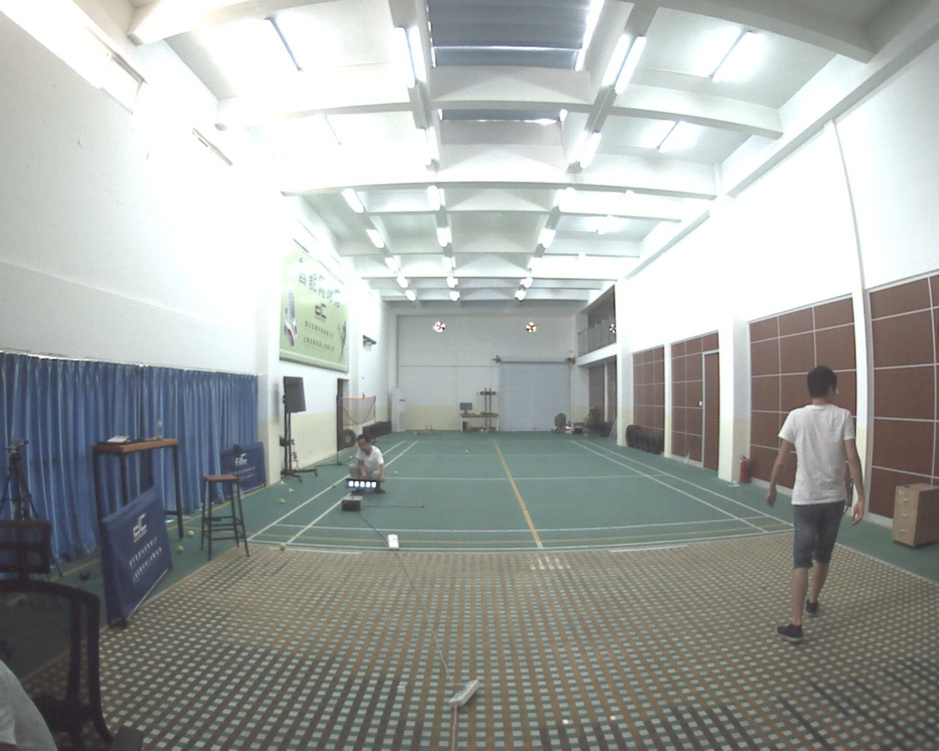
//> input picture opencv_test/000016.jpg, 939 x 751 px, shrunk from 1280 x 1024 before the run
$ ./canny ../000016.jpg   (built with g++ and OpenCV 4)
//> lines starting //> are read from the running program, lines starting //| are printed output that depends on the picture; after the words box and inside, x2 and y2 are one past the last pixel; in counts of white or black regions, pixels touching at a corner belong together
#include <opencv2/opencv.hpp>
int main(int arvc, char* argv[])
{
	std::vector<std::string> files;
	cv::glob(argv[1], files);
	for(int i=0;i<files.size();i++)
	{
		cv::Mat img = cv::imread(files[i]);
//> img is the input picture: 751 rows x 939 cols, CV_8UC3; mean B, G, R 163.1, 166, 162.1
		cv::Mat blur_img, gray;
		cv::cvtColor(img, gray, CV_BGR2GRAY);
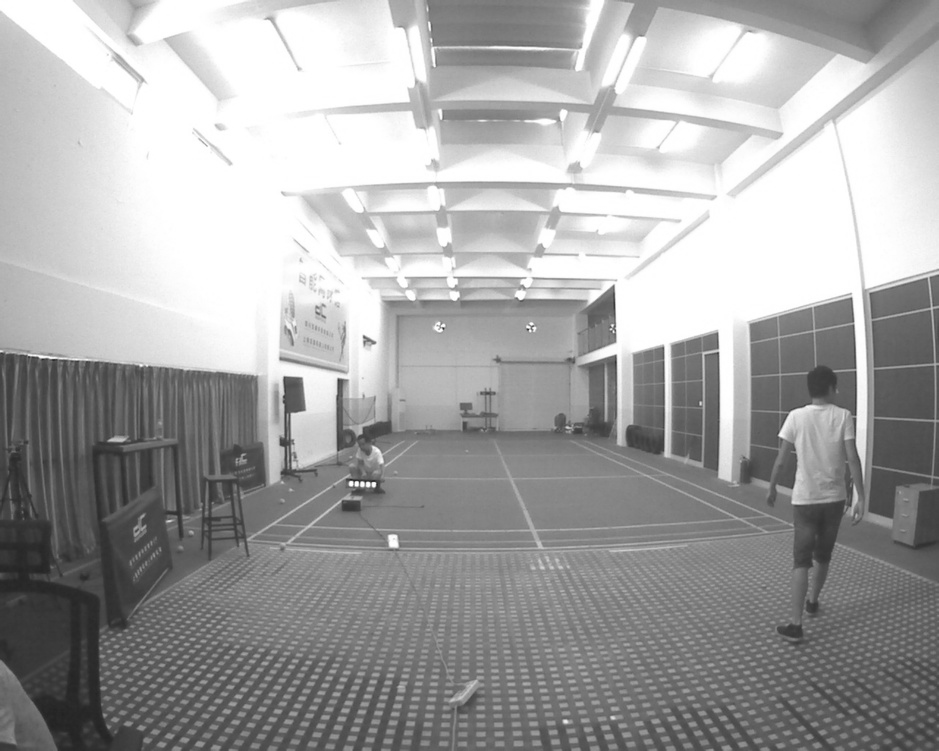
//> gray: 751 rows x 939 cols, CV_8UC1; min 34, max 255, mean 164.5
		cv::GaussianBlur(gray, blur_img, cv::Size(3, 3), 0, 0, 4);
		cv::Mat edges;
                int lowThreshold = 30;
		cv::Canny(gray, edges, lowThreshold, lowThreshold * 3, 3);
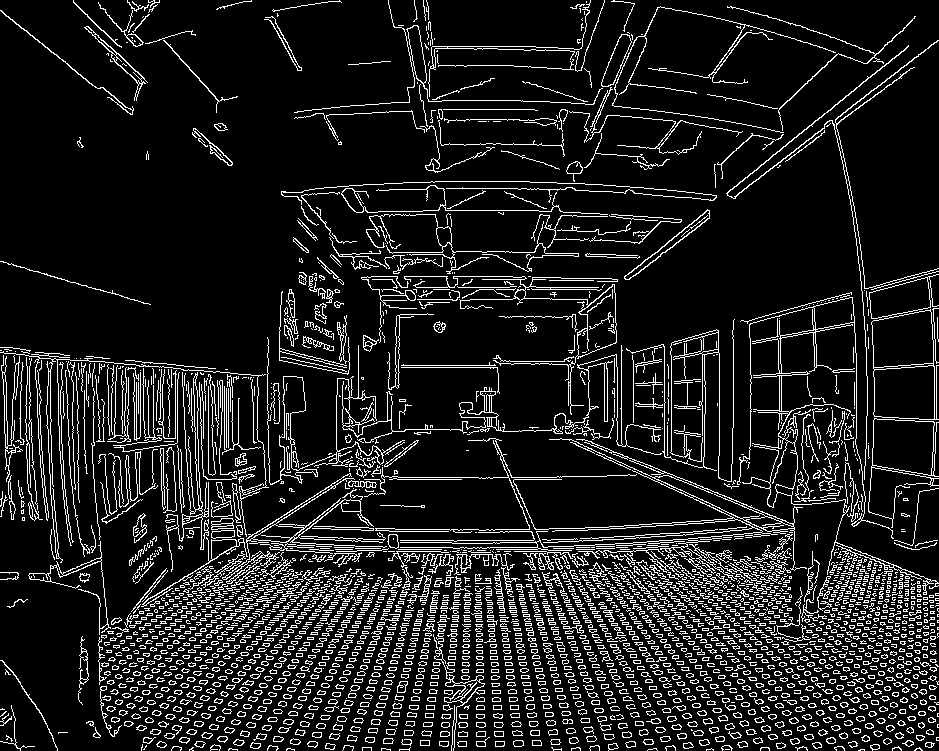
//> edges: 751 rows x 939 cols, CV_8UC1; 11.9% white in thin lines or dots
		cv::imshow("canny", edges);
		cv::waitKey(0);
		std::vector<std::vector<cv::Point> > contours;
		cv::findContours(edges, contours, CV_RETR_CCOMP, CV_CHAIN_APPROX_SIMPLE);
//> contours = 4328 contours, 3205 with area under 20; largest, box (x1, y1, x2, y2) and area: (871, 309, 939, 420) 6180, (873, 365, 935, 420) 3037, (868, 418, 939, 528) 3032, (872, 418, 935, 476) 3004, (871, 310, 934, 368) 3003
	//	cv::Mat result(img.size(), CV_8UC1);
	//	result = cv::Scalar::all(0);
		cv::Point2f center;
		float radius;
		std::vector<cv::Point> hull;
		for(int i=0;i<contours.size();i++)
		{
			if(contours[i].size() <= 5 || contours[i].size()>200) continue;
	//		cv::minEnclosingCircle(contours[i], center, radius);
	//		cv::RotatedRect rect = cv::minAreaRect(contours[i]);
		    cv::convexHull(contours[i], hull);
		    if(hull.size()<5) continue;
		    cv::RotatedRect rect = cv::fitEllipse(hull);
		    float w_h = rect.size.width/rect.size.height;
			float contourArea = cv::contourArea(hull);//radius * radius * M_PI;
			if(contourArea < 11 /*&& radius > 10*/ && (w_h < 1.5 && w_h > 0.5) )//&& contours[i].size()>0.5*M_PI*radius && contours[i].size()<2.5*M_PI*radius
			{
				cv::drawContours(img, contours, i, cv::Scalar(0,0,255));
				std::cout<<"area = "<<contourArea<<std::endl;
				std::cout<<"hull size = "<<hull.size()<<",contours size = "<<contours[i].size()<<std::endl;
			}
		}
//> this loop made 4328 passes
//> (rect, w_h, contourArea) on passes 9, 10, 11, 15, 16, 17, 18, 19, 20, 21: (centre (764.5, 749), size (5.9, 9.6), angle 90, 0.612, 26), (centre (575.6, 748.9), size (4.2, 10.4), angle 87.9, 0.404, 24), (centre (554.4, 748.6), size (3, 17.6), angle 93.6, 0.171, 22.5), (centre (896.5, 749.1), size (6.1, 9.5), angle 83.1, 0.645, 26.5), (centre (839.3, 748.3), size (5.2, 10.7), angle 95.4, 0.49, 34.5), (centre (801.1, 748.4), size (5.1, 12.8), angle 95.5, 0.401, 38), (centre (176, 748.5), size (5.7, 10.6), angle 86, 0.538, 35.5), (centre (726.5, 748), size (6.7, 11.1), angle 90.5, 0.606, 46), (centre (670.3, 748.1), size (7.1, 10.6), angle 94.8, 0.676, 42.5), (centre (594.6, 748), size (6.4, 11.6), angle 88.2, 0.555, 44)
//| area = 9
//| hull size = 5,contours size = 11
//| area = 4
//| hull size = 6,contours size = 6
//> (output is shown up to pass 34 of 4328)
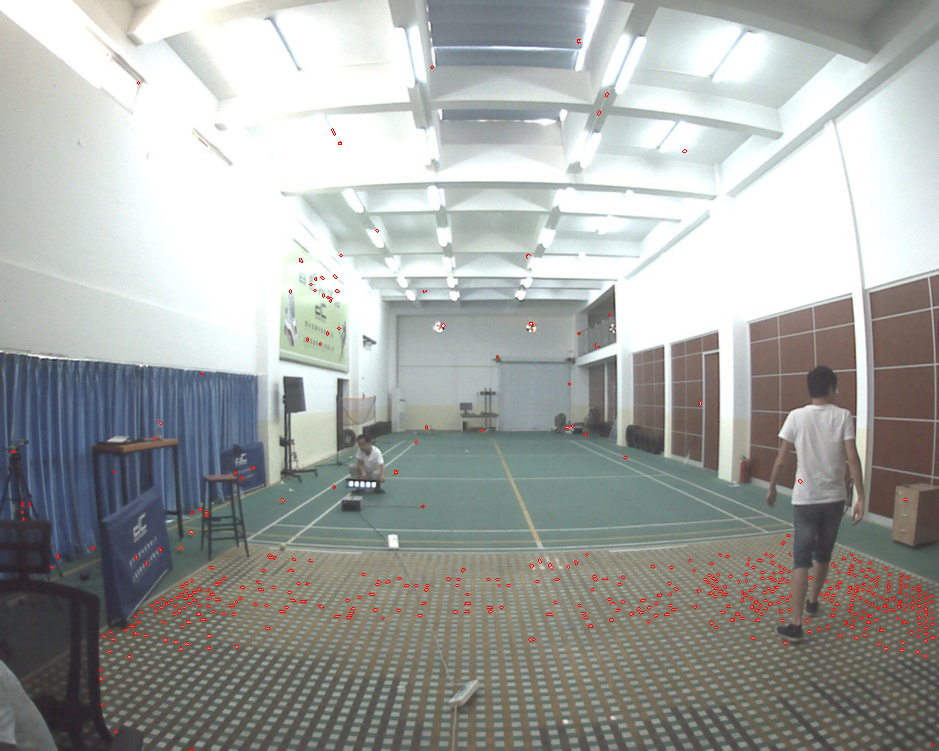
//> img: 751 rows x 939 cols, CV_8UC3; 0.55% of pixels changed, all inside (x1, y1, x2, y2) = (11, 39, 936, 751)
//> after the loop, hull = 7 Points (x, y): [117, 39], [121, 46], [121, 47], [117, 45], [101, 30], [73, 2], [73, 0]
		cv::imshow("result", img);
		cv::waitKey(0);
	}

	return 0;
}

$ run again, on opencv_test/000722.jpg
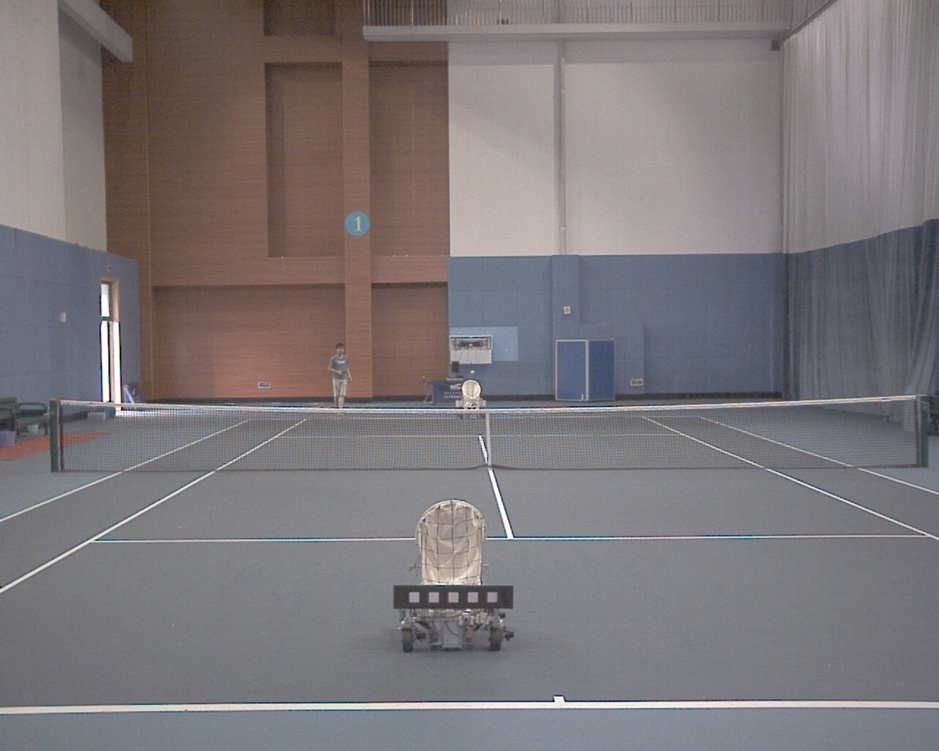
//> input picture opencv_test/000722.jpg, 939 x 751 px, shrunk from 1280 x 1024 before the run
//> img is the input picture: 751 rows x 939 cols, CV_8UC3; mean B, G, R 121, 118.5, 123.9
//> `cv::Canny(gray, edges, lowThreshold, lowThreshold * 3, 3);`:
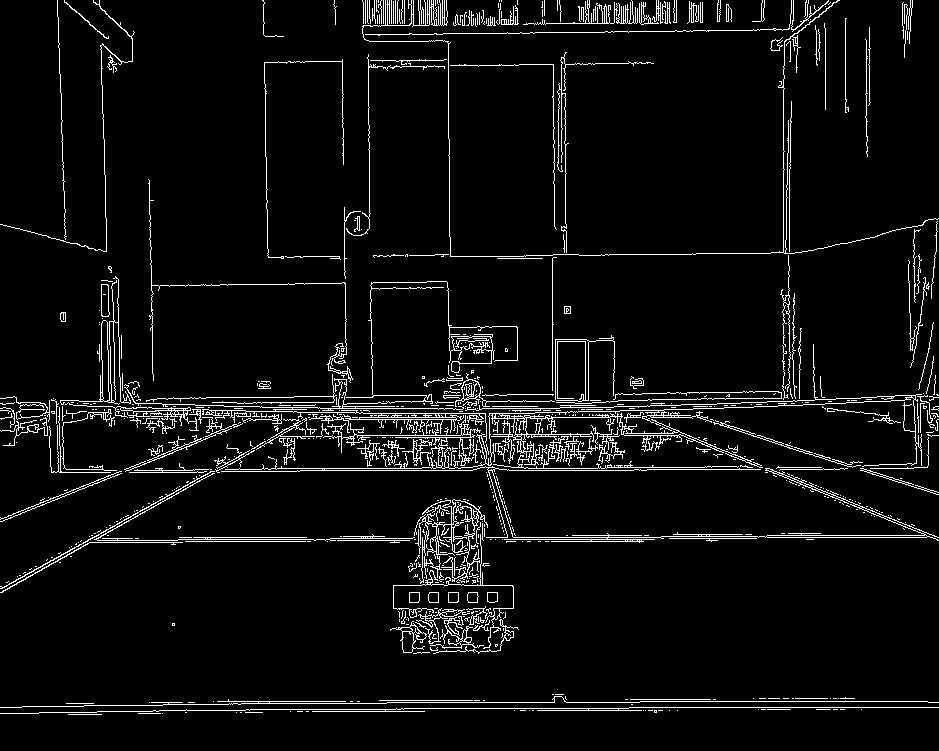
//> edges: 751 rows x 939 cols, CV_8UC1; 5.3% white in thin lines or dots
//> contours = 1065 contours, 912 with area under 20; largest, box (x1, y1, x2, y2) and area: (221, 344, 939, 543) 2084, (555, 335, 615, 402) 2018, (555, 339, 590, 402) 2009, (124, 281, 518, 443) 1468, (414, 499, 488, 584) 806
//> the loop `for(int i=0;i<contours.size();i++)` made 1065 passes
//> (rect, w_h, contourArea) on passes 30, 31, 56, 57, 61, 67: (centre (411, 709.7), size (3.7, 1011.5), angle 89.7, 0.00366, 2226.5), (centre (603, 709), size (5.6, 30), angle 90, 0.186, 58), (centre (474.4, 705.4), size (18.3, 930.4), angle 89.7, 0.0196, 4991), (centre (263.5, 702), size (3.5, 11), angle 90, 0.316, 20), (centre (433.7, 648.3), size (5.2, 8.1), angle 97, 0.645, 20.5), (centre (454, 636.7), size (23.5, 76.7), angle 91.9, 0.306, 891)
//> (printed output is left out)
//> after the loop `for(int i=0;i<contours.size();i++)`:
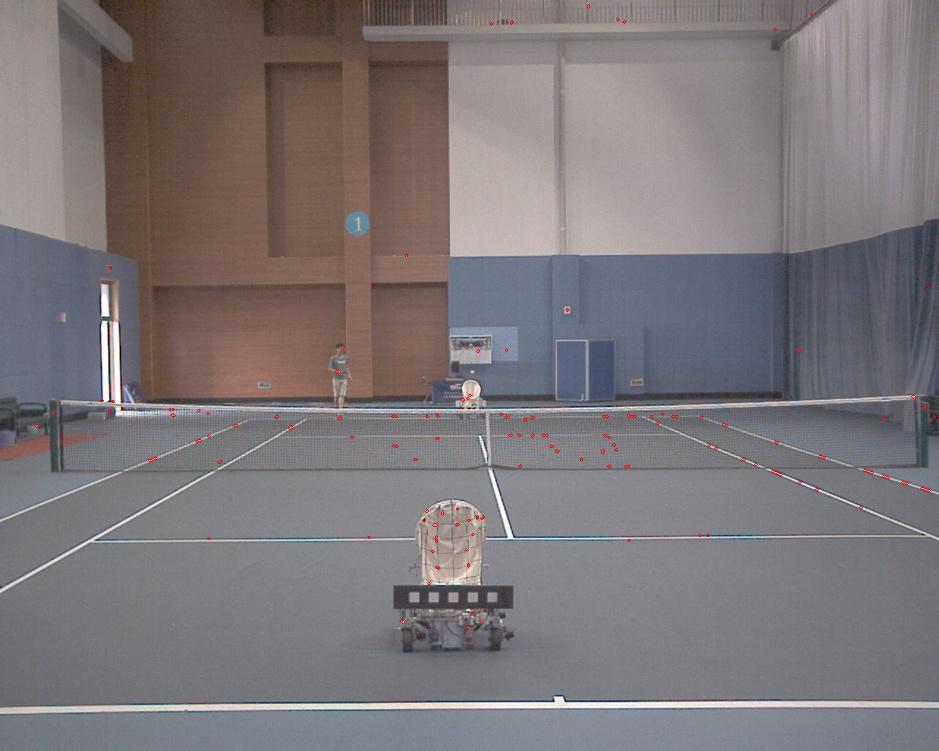
//> img: 751 rows x 939 cols, CV_8UC3; 0.13% of pixels changed, all inside (x1, y1, x2, y2) = (34, 4, 936, 629)
//> after the loop `for(int i=0;i<contours.size();i++)`: hull = 9 Points (x, y): [66, 236], [65, 239], [64, 237], [62, 180], [57, 16], [57, 0], [58, 17], [61, 93], [62, 120]

$ run again, on opencv_test/000736.jpg
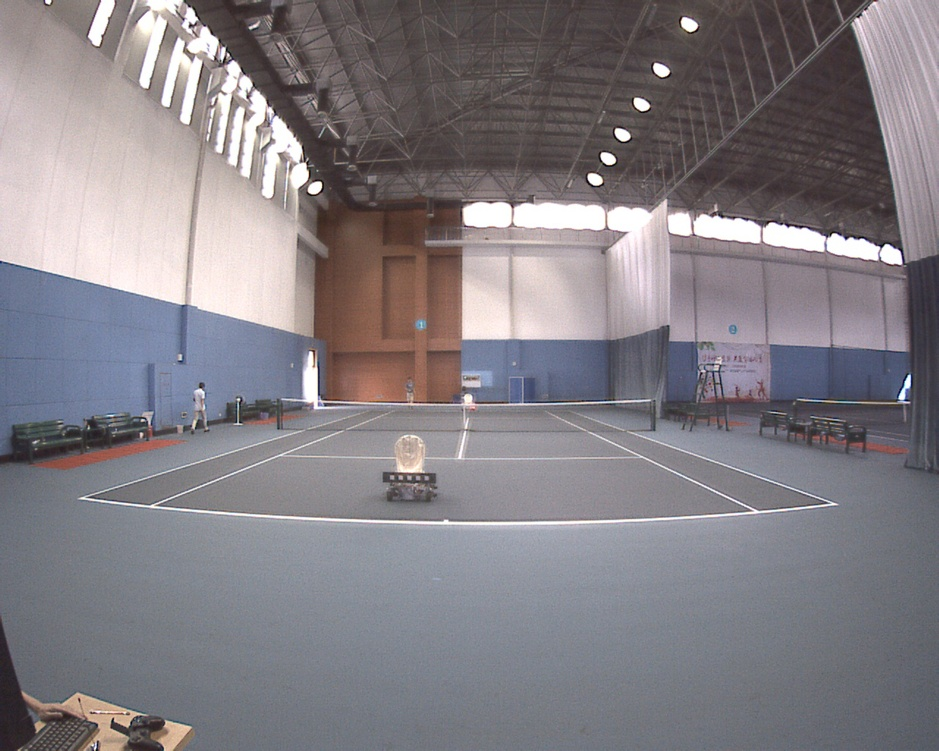
//> input picture opencv_test/000736.jpg, 939 x 751 px, shrunk from 1280 x 1024 before the run
//> img is the input picture: 751 rows x 939 cols, CV_8UC3; mean B, G, R 131.7, 126.2, 130.8
//> `cv::Canny(gray, edges, lowThreshold, lowThreshold * 3, 3);`:
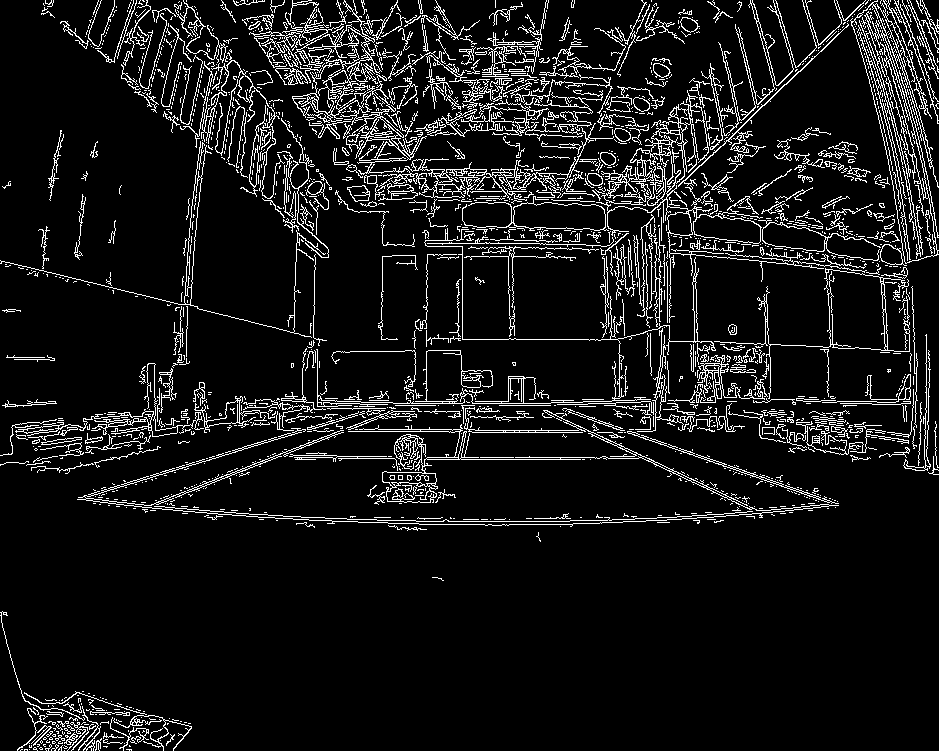
//> edges: 751 rows x 939 cols, CV_8UC1; 8.9% white in thin lines or dots
//> contours = 2441 contours, 2118 with area under 20; largest, box (x1, y1, x2, y2) and area: (850, 0, 939, 264) 8472, (851, 3, 938, 264) 6624, (596, 23, 867, 323) 4953, (714, 268, 910, 399) 4416, (292, 62, 614, 201) 4084
//> the loop `for(int i=0;i<contours.size();i++)` made 2441 passes
//> (rect, w_h, contourArea) on passes 16, 30, 31, 36, 40, 43: (centre (54.5, 747.5), size (4.6, 8.9), angle 45.6, 0.514, 22.5), (centre (112, 741.3), size (4.8, 20.2), angle 93.7, 0.237, 50), (centre (98.1, 744.5), size (5.9, 14.6), angle 13.9, 0.408, 51), (centre (59.6, 738.3), size (6.9, 9.4), angle 100.8, 0.741, 35.5), (centre (170, 739.2), size (5.4, 15.4), angle 24.6, 0.352, 41), (centre (114.6, 738.3), size (8.2, 28.6), angle 106.8, 0.286, 61.5)
//> (printed output is left out)
//> after the loop `for(int i=0;i<contours.size();i++)`:
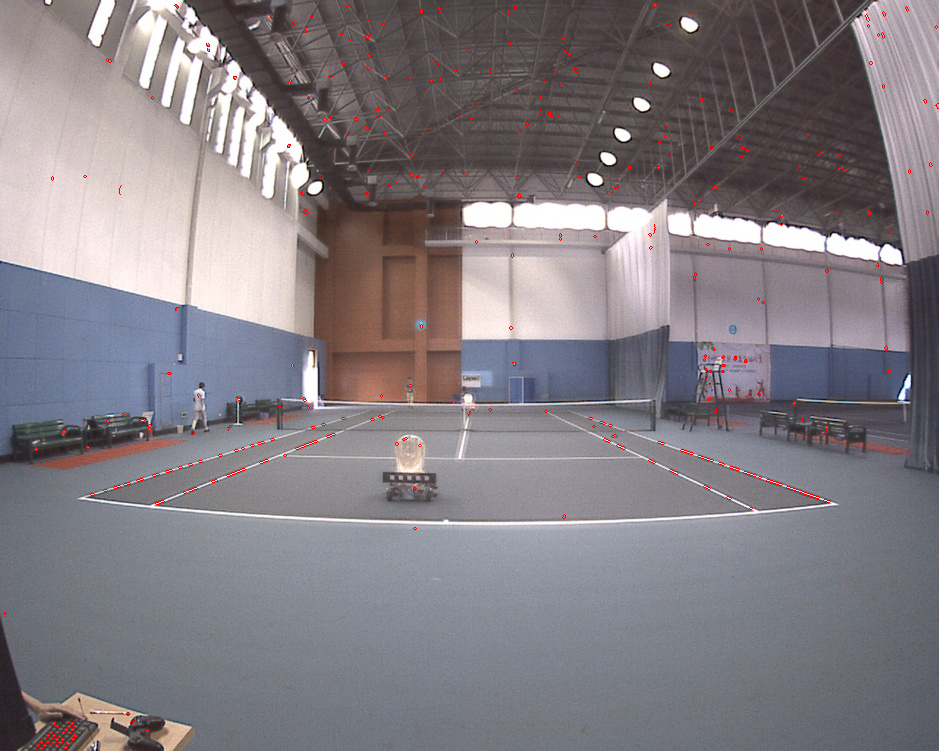
//> img: 751 rows x 939 cols, CV_8UC3; 0.38% of pixels changed, all inside (x1, y1, x2, y2) = (3, 3, 939, 751)
//> after the loop `for(int i=0;i<contours.size();i++)`: hull = 7 Points (x, y): [53, 2], [52, 5], [51, 6], [47, 6], [45, 3], [45, 0], [53, 0]
